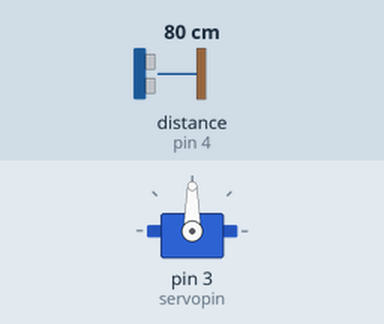
This sketch was run on a simulated Arduino Uno, built with avr-gcc and run on an emulated ATmega328P. Parts: servo. Wiring (inferred from the names in the program): ultrasonic range finder: trigger pin 5; echo pin 4. The test bench sets the inputs (shaded band); at power-on: distance to the obstacle (sensor on pin 4) 80 cm. The echo pulse lasts 58.3 µs per cm.

Above: at 2.3 s.
2.4 s: distance to the obstacle (sensor on pin 4) set to 97 cm
5.9 s: distance to the obstacle (sensor on pin 4) set to 103 cm
At 6.9 s:
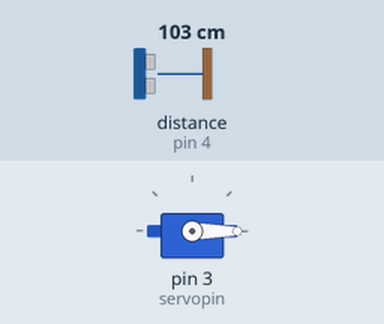
8.0 s: distance to the obstacle (sensor on pin 4) set to 2 cm
At 8.8 s:
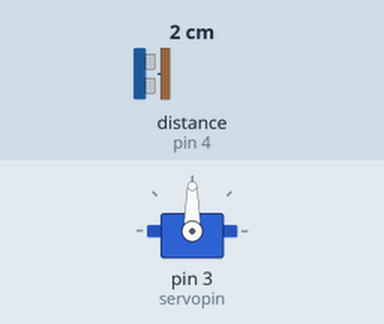
13.0 s: distance to the obstacle (sensor on pin 4) set to 120 cm
At 14.2 s:
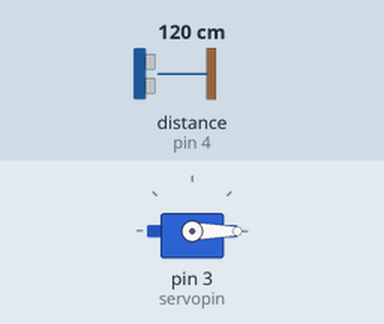
Timing chart, 0 to 16.0 s (numbered marks = the images above; inputs shaded):
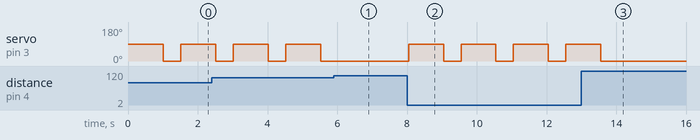

The sketch:

26th_Arduino_Project.ino
```cpp
#include <Servo.h>
Servo myservo;
#define echoPin 4
#define trigPin 5
int servopin = 3;

void setup(){
  pinMode(echoPin, INPUT);
  pinMode(trigPin, OUTPUT);
  pinMode(servopin, OUTPUT);
  myservo.attach(servopin);
}

void loop(){
  long distance, duration;

  digitalWrite(trigPin, LOW);
  delayMicroseconds(2);
  digitalWrite(trigPin, HIGH);
  delayMicroseconds(10);
  digitalWrite(trigPin, LOW);

  duration = pulseIn(echoPin, HIGH);
  distance = (duration/2)/29.1;
  if(distance<100){
  myservo.write(90);
    delay(1000);
    myservo.write(0);
  }
  else{
    myservo.write(0);
  }
  delay(500);
}
```

Measured:
- the behaviour switches between 100 and 101 cm on distance to the obstacle (sensor on pin 4) (found by bisection; images 0 and 1)
- after the input at 5.9 s, servo on pin 3 (servopin): stays 0° (without the input it goes to 90° after 0.13 s)
- after the input at 8.0 s, servo on pin 3 (servopin): alternates 90° for 1.0 s and 0° for 0.50 s, starting after 0.05 s
- after the input at 13.0 s, servo on pin 3 (servopin): goes on until 13.6 s, then stays 0°
- by itself, servo on pin 3 (servopin): alternates 90° for 1.0 s and 0° for 0.51 s
